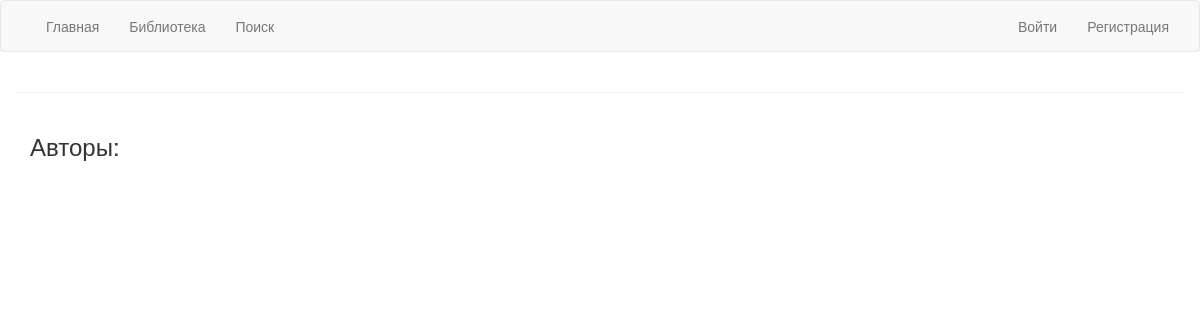
Before: /book/1 with the older database file.
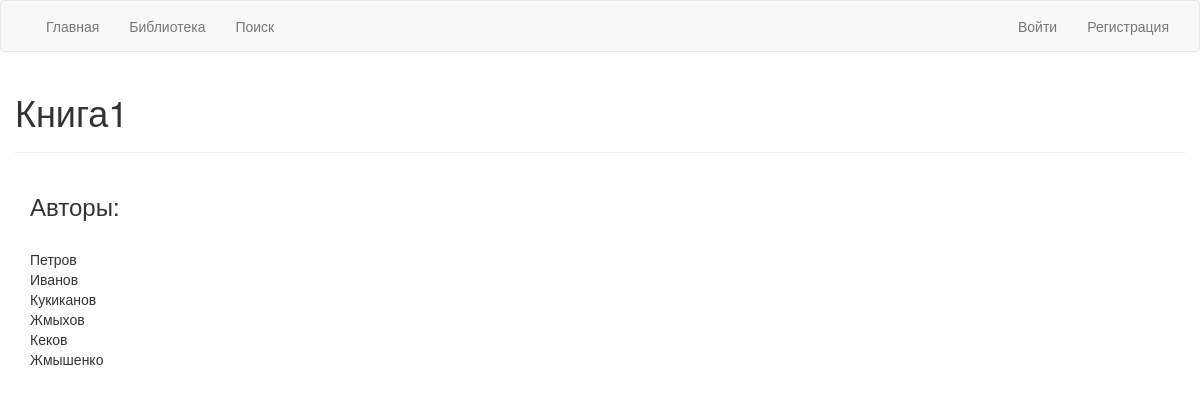
After: the same page with the newer database file.
### models.py (models this page shows, shortened)
class Book(dbs.Model):
    __tablename__ = 'book'
    id = dbs.Column(dbs.Integer, primary_key=True)
    bookname = dbs.Column(dbs.String(50), unique=True)
    authors = dbs.relationship('Author', secondary=books_authors, lazy='subquery', backref=dbs.backref('books', lazy=True))

class Author(dbs.Model):
    __tablename__ = 'author'
    id = dbs.Column(dbs.Integer, primary_key=True)
    authorname = dbs.Column(dbs.String(50), unique=True)

### views.py (the view)
@app.route('/book/<param>')
def book(param):
    current_book = Book.query.get(param)
    return render_template('book.html', book=current_book, user=current_user)

### templates/book.html
{% extends "basee.html" %}
{% block content %}
    <div class="container-fluid">
    <h1>{{ book.bookname }}</h1>
    <hr>
        <div class="container-fluid">
        <h3>Авторы:</h3>
        <br>
            {% for author in book.authors %}
                {{ author.authorname }}
                        <br>
            {%  endfor %}
        </div>
    </div>
{% endblock %}

Changed rows visible on the page:
added Book: bookname "Книга1"
now on this page (row edited): Author: authorname "Петров"
now on this page (row edited): Author: authorname "Иванов"
now on this page (row edited): Author: authorname "Кукиканов"
added Author: authorname "Жмыхов"
added Author: authorname "Кеков"
added Author: authorname "Жмышенко"
